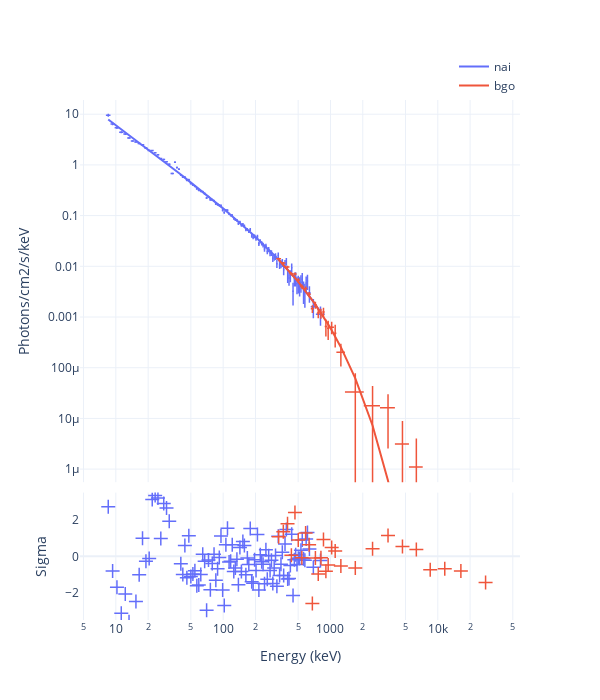

The code cell stored with this chart in its notebook:
### Code cell
fig = Plot.infer(post, style='NE')
fig.save(f'{savepath}/phtspec')
